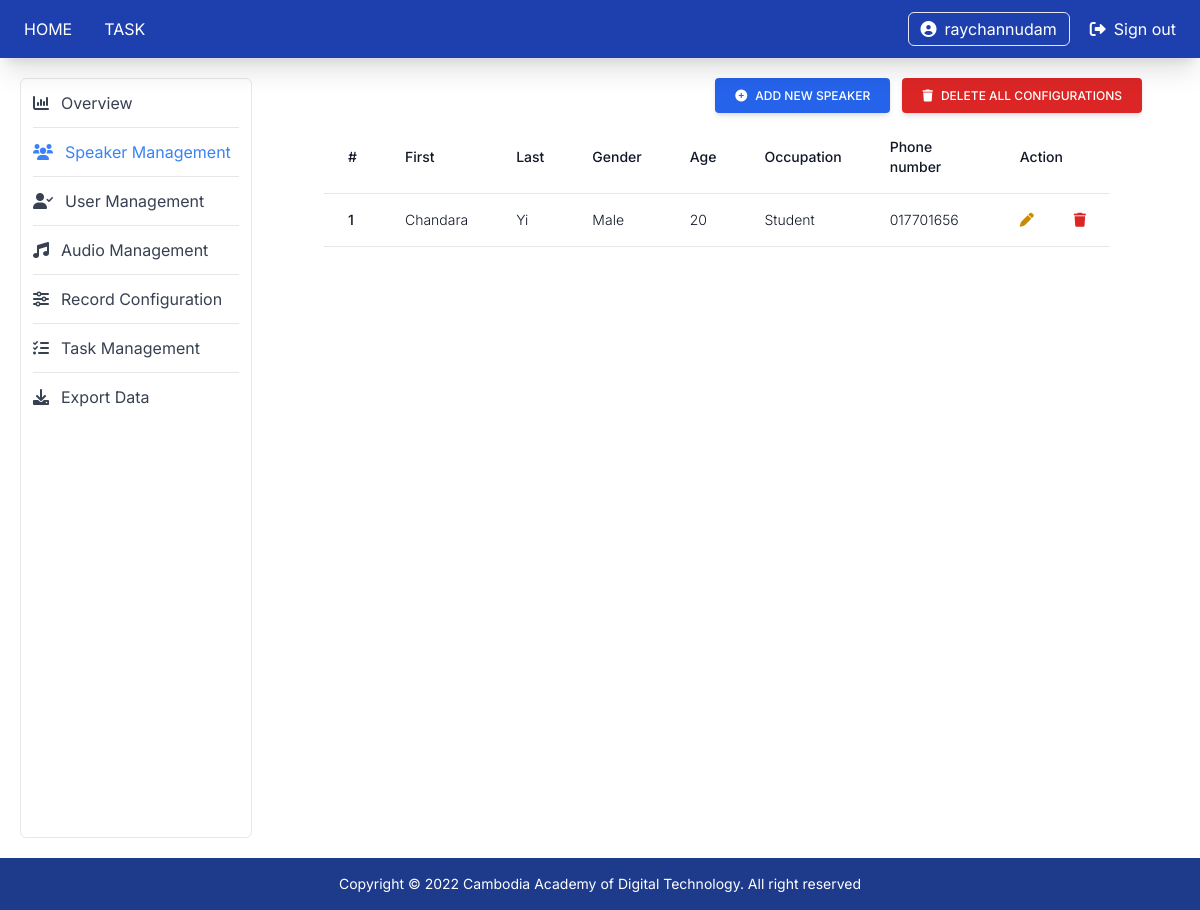
Before: /dashboard/speakers (signed in) with the older database file.
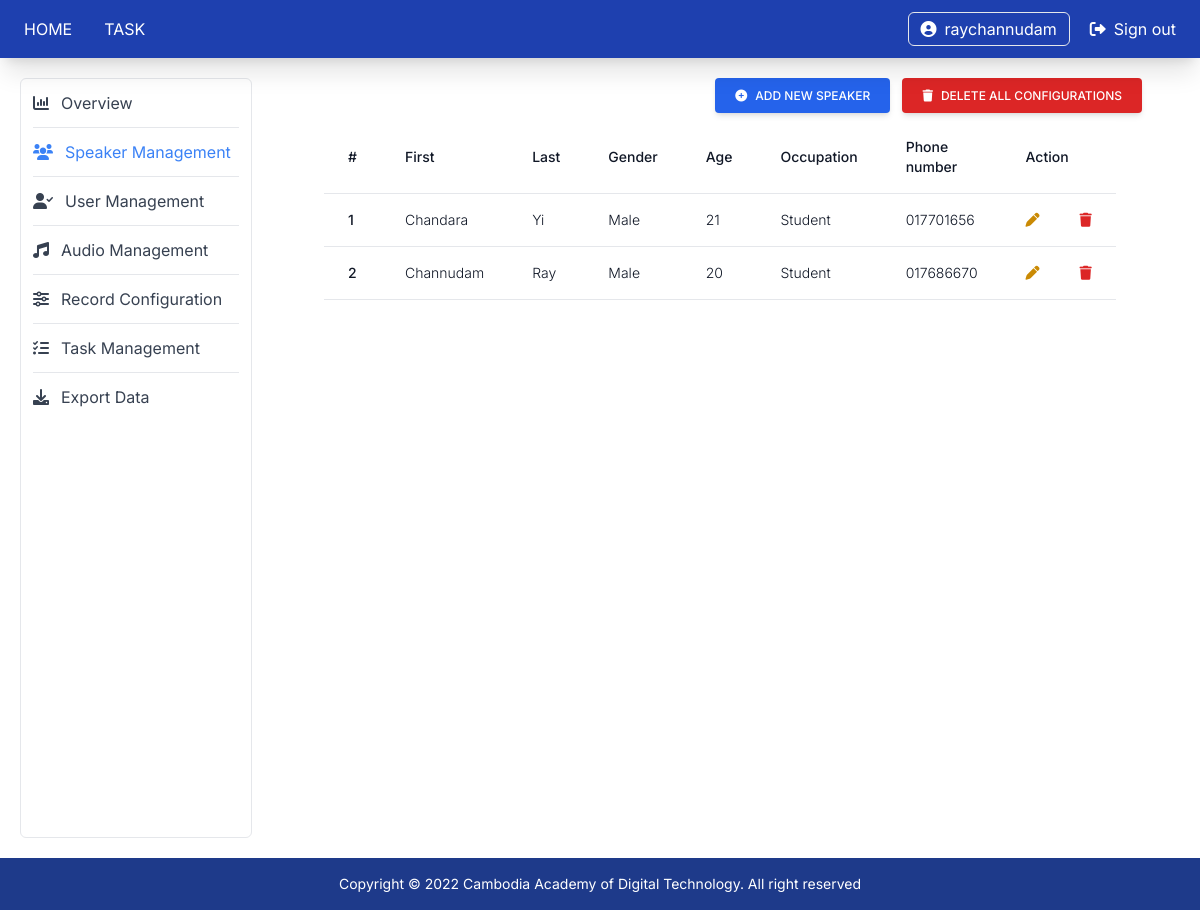
After: the same page with the newer database file.
### src/models/user.py (models this page shows, shortened)
class User (db.Model, UserMixin):
    id = db.Column(db.Integer(), primary_key=True)
    username = db.Column(db.String(), nullable=False, unique=True)
    email = db.Column(db.String(), nullable=False)
    password_hash = db.Column(db.String(), nullable=False, default="password_disable")
    is_active = db.Column(db.Boolean(), nullable=False, default=True)
    created_at = db.Column(db.String(), nullable=False, default=TODAY_DATE_TIME)
    updated_at = db.Column(db.String(), nullable=False, default=TODAY_DATE_TIME)
    @property
    def password(self):
        return self.password
    roles = db.relationship('Role', secondary=user_role, backref='users', lazy=True)
    speaker = db.relationship('Speaker', backref="user", lazy=True, uselist=False)
    tasks = db.relationship('Task', backref='created_by', lazy=True)

### src/models/speaker.py (models this page shows)
class Speaker(db.Model):
    id = db.Column(db.Integer(), primary_key=True)
    first_name = db.Column(db.String(), nullable=False)
    last_name = db.Column(db.String(), nullable=False)
    gender = db.Column(db.String(), nullable=False)
    age = db.Column(db.Integer(), nullable=False)
    occupation = db.Column(db.String(), nullable=False)
    phone_number = db.Column(db.String(), nullable=False)
    created_at = db.Column(db.String(), nullable=False)
    updated_at = db.Column(db.String(), nullable=False)
    created_at = db.Column(db.String(), nullable=False, default=TODAY_DATE_TIME)
    updated_at = db.Column(db.String(), nullable=False, default=TODAY_DATE_TIME)
    user_id = db.Column(db.Integer(), db.ForeignKey('user.id'), nullable=False)
    records = db.relationship('Audio', backref='speaker', lazy=True)

### src/routes/dashboard_routes.py (the view, shortened to what this page needs)
@app.route('/dashboard/speakers', methods=['GET', 'POST'])
@login_required
@admin_required
def dashboard_speaker_page():
    speakers = speakerController.get_all_speaker()
    add_new_speaker_form = SpeakerRegisterForm()
    edit_speaker_form = EditSpeakerForm()
    users = userController.get_all_user()
    return render_template('dashboard/registered_speaker.html', speakers = speakers, add_new_speaker_form=add_new_speaker_form, users=users, edit_speaker_form=edit_speaker_form)

### src/controllers/speaker_controller.py (called while the page is built)
    def get_all_speaker(self):
        speakers = speaker.Speaker.query.all()
        speakerList = []
        for speaker_obj in speakers:
            speakerList.append(speaker_obj)
        return speakerList

### src/controllers/user_controller.py (called while the page is built)
    def get_all_user(self):
        users = user.User.query.all()
        userList = []
        for user_obj in users:
            userList.append(user_obj)
        return userList

### src/models/user.py (called while the page is built)
@login_manager.user_loader
def load_user(user_id):
    return User.query.get(int(user_id))

### src/routes/dashboard_routes.py (called while the page is built)
def admin_required(f):
    @functools.wraps(f)
    def wrap(*args, **kwargs):
        for user_role in current_user.roles:
            if user_role.name == "admin":
                return f(*args, **kwargs)
            else:
                flash("You need to be an admin to view this page.")
                return redirect(url_for('home_page'))
    return wrap

### src/templates/dashboard/registered_speaker.html (shortened to what this page needs)
{% extends 'dashboard/dashboard.html' %}
{% block dashboard_content %}
<div class="flex flex-col text-gray-700 space-x-5 w-full">
  <div class="flex flex-row space-x-3 items-center self-end">
    <div>
      <button type="button"
        class="inline-block px-5 py-2.5 bg-blue-600 text-white font-medium text-xs leading-tight uppercase rounded shadow-md hover:bg-blue-700 hover:shadow-lg focus:bg-blue-700 focus:shadow-lg focus:outline-none focus:ring-0 active:bg-blue-800 active:shadow-lg transition duration-150 ease-in-out"
        data-bs-toggle="modal" data-bs-target="#addNewSpeaker">
        <div class="flex flex-row space-x-2 items-center">
          <div>
            <i class="fa-solid fa-circle-plus"></i>
          </div>
          <div>
            Add new speaker
          </div>
        </div>
      </button>
    </div>
    <div>
      <a href=""
        class="inline-block px-5 py-2.5 bg-red-600 text-white font-medium text-xs leading-tight uppercase rounded shadow-md hover:bg-red-700 hover:shadow-lg focus:bg-red-700 focus:shadow-lg focus:outline-none focus:ring-0 active:bg-red-800 active:shadow-lg transition duration-150 ease-in-out">
        <div class="flex flex-row space-x-2 items-center">
          <div>
            <i class="fa-solid fa-trash"></i>
          </div>
          <div>
            Delete all configurations
          </div>
        </div>
      </a>
    </div>
  </div>
  <div class="overflow-x-auto sm:-mx-6 lg:-mx-8">
    <div class="py-2 inline-block min-w-full sm:px-6 lg:px-8">
      <div class="overflow-hidden">
        <table class="min-w-full">
          <thead class="bg-white border-b">
            <tr>
              <th scope="col" class="text-sm font-medium text-gray-900 px-6 py-4 text-left">
                #
              </th>
              <th scope="col" class="text-sm font-medium text-gray-900 px-6 py-4 text-left">
                First
              </th>
              <th scope="col" class="text-sm font-medium text-gray-900 px-6 py-4 text-left">
                Last
              </th>
              <th scope="col" class="text-sm font-medium text-gray-900 px-6 py-4 text-left">
                Gender
              </th>
              <th scope="col" class="text-sm font-medium text-gray-900 px-6 py-4 text-left">
                Age
              </th>
              <th scope="col" class="text-sm font-medium text-gray-900 px-6 py-4 text-left">
                Occupation
              </th>
              <th scope="col" class="text-sm font-medium text-gray-900 px-6 py-4 text-left">
                Phone number
              </th>
              <th scope="col" class="text-sm font-medium text-gray-900 px-6 py-4 text-left">
                Action
              </th>
            </tr>
          </thead>
          <tbody>
            {% for speaker in speakers %}
            <tr class="bg-white border-b transition duration-300 ease-in-out hover:bg-gray-100">
              <td class="px-6 py-4 whitespace-nowrap text-sm font-medium text-gray-900">
                {{speaker.id}}
              </td>
              <td class="text-sm text-gray-900 font-light px-6 py-4 whitespace-nowrap">
                {{speaker.first_name}}
              </td>
              <td class="text-sm text-gray-900 font-light px-6 py-4 whitespace-nowrap">
                {{speaker.last_name}}
              </td>
              <td class="text-sm text-gray-900 font-light px-6 py-4 whitespace-nowrap">
                {{speaker.gender}}
              </td>
              <td class="text-sm text-gray-900 font-light px-6 py-4 whitespace-nowrap">
                {{speaker.age}}
              </td>
              <td class="text-sm text-gray-900 font-light px-6 py-4 whitespace-nowrap">
                {{speaker.occupation}}
              </td>
              <td class="text-sm text-gray-900 font-light px-6 py-4 whitespace-nowrap">
                {{speaker.phone_number}}
              </td>
              <td class="text-sm text-gray-900 font-light px-6 py-4 whitespace-nowrap">
                <div class="flex flex-row space-x-10 items-center">
                  <div>
                    <a type="button" data-bs-toggle="modal" data-bs-target="#addNewSpeaker{{speaker.id}}" class=" cursor-pointer">
                      <div class="text-yellow-600">
                        <i class="fa-solid fa-pen"></i>
                      </div>
                    </a>
                  </div>
                  <div>
                    <a href="/dashboard/speaker/delete/{{speaker.id}}">
                      <div class="text-red-600">
                        <i class="fa-solid fa-trash"></i>
                      </div>
                    </a>
                  </div>
                </div>
              </td>
            </tr>
            {% endfor %}
          </tbody>
        </table>
      </div>
    </div>
  </div>
</div>
{% endblock %}

### src/templates/dashboard/dashboard.html (shortened to what this page needs)
{% extends 'base.html' %}
{% block content %}
    <div class="w-screen h-screen p-5 text-gray-700">
        <div class="flex flex-row items-start w-full h-full space-x-5">
            <div class="w-1/5 h-full p-3 border rounded-md">
                <div class="flex flex-col space-y-3 justify-center">
                    <div id="overview">
                        <a href="{{url_for('dashboard_overview_page')}}">
                            <div class="flex flex-row items-center space-x-3">
                                <div>
                                    <i class="fa-solid fa-chart-column"></i>
                                </div>
                                <div>
                                    <p>Overview</p>
                                </div>
                            </div>
                        </a>
                    </div>
                    <hr>
                    <div id="spaker_management">
                        <a href="{{url_for('dashboard_speaker_page')}}">
                            <div class="flex flex-row items-center space-x-3">
                                <div>
                                    <i class="fa-solid fa-users"></i>
                                </div>
                                <div>
                                    <p>Speaker Management</p>
                                </div>
                            </div>
                        </a>
                    </div>
                    <hr>
                    <div id="user_management">
                        <a href="{{url_for('dashboard_user_page')}}">
                            <div class="flex flex-row items-center space-x-3">
                                <div>
                                    <i class="fa-solid fa-user-check"></i>
                                </div>
                                <div>
                                    <p>User Management</p>
                                </div>
                            </div>
                        </a>
                    </div>
                    <hr>
                    <div id="audio_management">
                        <a href="{{url_for('dashboard_record_audio')}}">
                            <div class="flex flex-row items-center space-x-3">
                                <div>
                                    <i class="fa-solid fa-music"></i>
                                </div>
                                <div>
                                    <p>Audio Management</p>
                                </div>
                            </div>
                        </a>
                    </div>
                    <hr>
                    <div id="record_config">
                        <a href="{{url_for('dashboard_record_configuration_page')}}">
                            <div class="flex flex-row items-center space-x-3">
                                <div>
                                    <i class="fa-solid fa-sliders"></i>
                                </div>
                                <div>
                                    <p>Record Configuration</p>
                                </div>
                            </div>
                        </a>
                    </div>
                    <hr>
                    <div id="task_management">
                        <a href="{{url_for('dashboard_assign_task')}}">
                            <div class="flex flex-row items-center space-x-3">
                                <div>
                                    <i class="fa-solid fa-list-check"></i>
                                </div>
                                <div>
                                    <p>Task Management</p>
                                </div>
                            </div>
                        </a>
                    </div>
                    <hr>
                    <div>
                        <a href="">
                            <div class="flex flex-row items-center space-x-3">
                                <div>
                                    <i class="fa-solid fa-download"></i>
                                </div>
                                <div>
                                    <p>Export Data</p>
                                </div>
                            </div>
                        </a>
                    </div>
                </div>
            </div>
            <div class="w-3/4">
                {% block dashboard_content %}
                {% endblock %}
            </div>
        </div>
    </div>
{% endblock %}

### src/templates/base.html (shortened to what this page needs)
<!DOCTYPE html>
<html lang="en">
<head>
    <link rel="stylesheet" href="https://cdnjs.cloudflare.com/ajax/libs/font-awesome/6.0.0/css/all.min.css" />
    <link rel="stylesheet" href="https://cdn.jsdelivr.net/npm/tw-elements/dist/css/index.min.css" />
    <link rel="stylesheet" href="{{url_for('static',filename='css/main.css')}}" />
</head>
<body>
    {% include 'includes/navbar.html' %}
    {% block content %}
    {% endblock %}
    {% include 'includes/footer.html' %}
</body>
</html>

### src/templates/includes/navbar.html (shortened to what this page needs)
<div class="sticky">
  <div class="w-screen p-3 px-6 bg-blue-800 text-white shadow-xl">
    <div class="sm:flex flex-row items-center justify-between hidden">
      <div class="flex flex-row space-x-8 items-center">
        <div class="uppercase">
          <h1>
            <a href="{{ url_for('home_page') }}">Home</a>
          </h1>
        </div>
        <div class="uppercase">
          <h1>
            <a href="{{url_for('task_page')}}">Task</a>
          </h1>
        </div>
      </div>
      {% if current_user.is_authenticated %}
        <div class="flex flex-row space-x-5 items-center">
          <div class="flex flex-row space-x-2 items-center border rounded-md px-3 py-1 hover:bg-white hover:text-gray-700">
            <div>
              <i class="fa-solid fa-circle-user"></i>
            </div>
            <div>
              <a href="">{{current_user.username}}</a>
            </div>
          </div>
          <div class="flex-row space-x-2 items-center flex">
            <div>
              <i class="fa-solid fa-right-from-bracket"></i>
            </div>
            <div>
              <a href="{{url_for('signout_page')}}">Sign out</a>
            </div>
          </div>
        </div>
      {% endif %}
    </div>
  </div>
</div>

### src/templates/includes/footer.html
<div class="w-screen py-4 text-center bg-blue-900 text-white text-sm">
    Copyright  	&#169; 2022 Cambodia Academy of Digital Technology. All right reserved
</div>

Changed rows visible on the page:
changed Speaker "Chandara": age "20" → "21"
added Speaker: id "2", first_name "Channudam", last_name "Ray", gender "Male", age "20", occupation "Student", phone_number "017686670"
